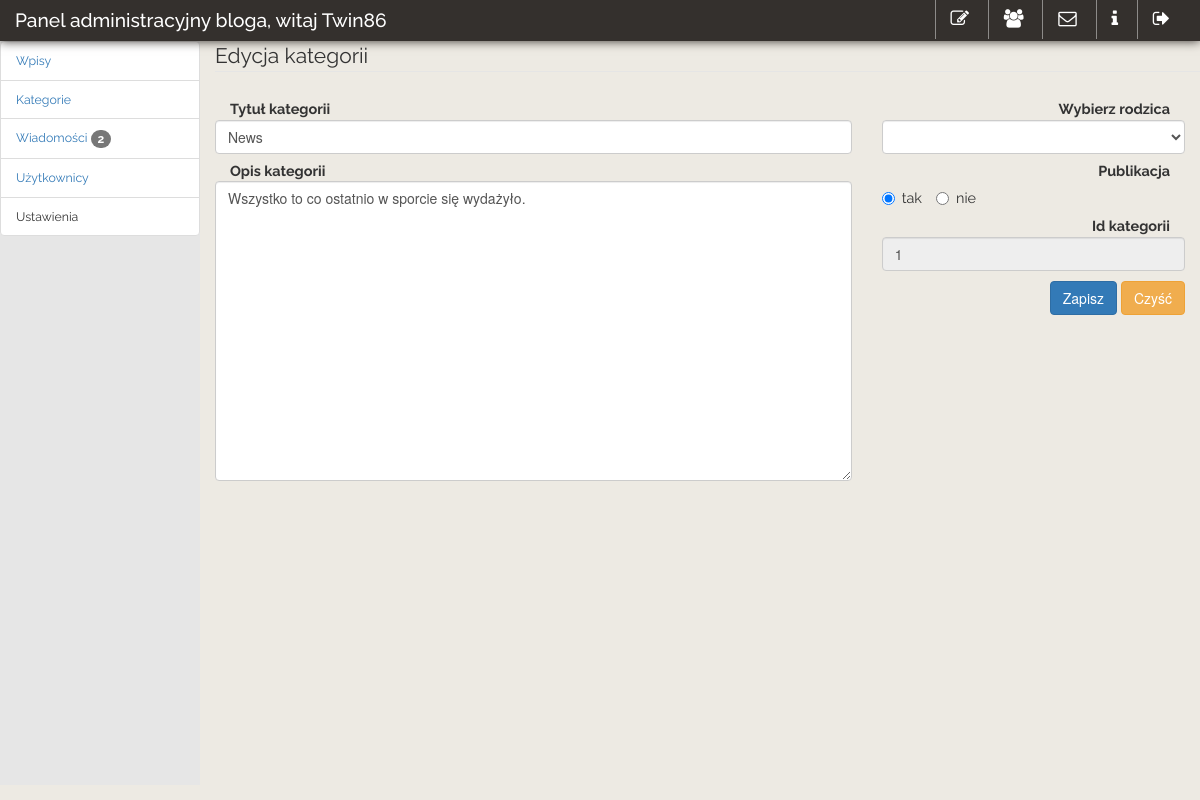
/admin_blog/editor_panel.php?module=dodaj_kategorie&edit=true&id=1 (signed in), run on the app's committed database.
### tables this page shows
CREATE TABLE IF NOT EXISTS `kategorie` (
  `id_kategori` int(6) NOT NULL AUTO_INCREMENT,
  `title` varchar(60) NOT NULL,
  `opis` text,
  `on_off` int(1) NOT NULL,
  `parent` int(6) NOT NULL DEFAULT '0',
  PRIMARY KEY (`id_kategori`),
  UNIQUE KEY `id_kategori_UNIQUE` (`id_kategori`)
);

### admin_blog/szablony/_category_add_edit.php (the view, shortened to what this page needs)
<?php
if ($_SERVER['REQUEST_METHOD'] == 'GET') {
    if (isset($_GET["edit"]) && $_GET["edit"] == true) {
        $sql = 'select kategorie.id_kategori as "id", kategorie.title as "tytul" ,kategorie.opis as "tresc",kategorie.on_off as "is_on" , kategorie.parent from kategorie where kategorie.id_kategori = ' . $_GET["id"];
        $conn = Connect_to_server();
        $wynik = $conn->query($sql);
        if ($conn->error) {
            printf("Errormessage: %s\n", $conn->error);
        } else {
            if ($wynik->num_rows > 0) {
                while ($row = $wynik->fetch_assoc()) {
                    $tablica [] = $row;
                }
            }
        }
    }
}
?>
<form action="editor_panel.php?module=dodaj_kategorie" method="POST" enctype="multipart/form-data" class="form-horizontal">
    <fieldset>
        <div class="row">
            <legend>Edycja kategorii</legend>
            <div class="col-md-8 label-left">
                <div class="form-group">
                    <label class="col-md-12 control-label" for="title_fild">Tytuł kategorii</label>
                    <input id="title_fild" name="title_fild" type="text" placeholder="podaj tytuł kategorii"
                           class="form-control input-md" required=""
                           value="<?php if (isset($tablica)) echo $tablica[0]["tytul"]; ?>">
                </div>
                <div class="form-group">
                    <label class="col-md-12 control-label" for="text_zone">Opis kategorii</label>
                    <textarea class="form-control" id="text_zone" name="text_zone"
                              placeholder="miejsce na opis kategorii"><?php if (isset($tablica)) echo $tablica[0]["tresc"]; ?></textarea>
                </div>
            </div>
            <div class="col-sm-4">
                <div class="form-group">
                    <label class="col-md-12 control-label" for="select_parent">Wybierz rodzica</label>
                    <select id="select_parent" name="select_parent" class="form-control">
                        <?php
                        $conn = Connect_to_server();
                        $sql = "SELECT id_kategori, title, parent FROM kategorie";
                        $wynik = $conn->query($sql);
                        if ($wynik->num_rows > 0) {
                            if (isset($tablica)) echo '<option value="' . $tablica[0]["id"] . '">' . $tablica[0]["title"] . '</option>';
                            else echo '<option value="0">brak rodzica</option>';
                            while ($row = $wynik->fetch_assoc()) {
                                if (isset($tablica)) {
                                    if ($row["id_kategori"] !== $tablica[0]["kat_id"]) {
                                        echo '<option value="' . $row["id_kategori"] . '">' . $row["title"] . '</option>';
                                    }
                                } else echo '<option value="' . $row["id_kategori"] . '">' . $row["title"] . '</option>';
                            }
                        } else {
                            echo '<option value="default">default</option>';
                        }
                        ?>
                    </select>
                </div>
                <div class="form-group">
                    <label class="col-md-12 control-label" for="off_on_box">Publikacja</label>
                    <label class="radio-inline" for="off_on_box-0">
                        <input type="radio" name="off_on_box" id="off_on_box-0" value="1" <?php if (isset($tablica)) {
                            if ($tablica[0]["is_on"] == "1") echo 'checked="checked"';
                        } else echo 'checked="checked"'; ?>>
                        tak
                    </label>
                    <label class="radio-inline" for="off_on_box-1">
                        <input type="radio" name="off_on_box" id="off_on_box-1"
                               value="0" <?php if (isset($tablica)) if ($tablica[0]["is_on"] == "0") echo 'checked="checked"'; ?>>
                        nie
                    </label>
                </div>
                <div class="form-group">
                    <label class="col-md-12 control-label" for="id_fild">Id kategorii</label>
                    <input id="id_fild" name="id_fild" type="text"
                           value="<?php if (isset($tablica)) echo $tablica[0]["id"]; else echo 'default'; ?>"
                           class="form-control input-md"
                           readonly="" required="">
                </div>
                <div class="form-group button-group">
                    <button type="submit" class="btn btn-primary">Zapisz</button>
                    <button type="reset" class="btn btn-warning">Czyść</button>
                </div>
            </div>
        </div>
    </fieldset>
</form>

### admin_blog/css/admin_theme.css (style rules this page uses)
body, html { height: 100%; font-size: 0.95em; }
.top-area, .mid-left-area, label, legend, .info-page { font-family: 'Raleway', sans-serif; }
.mid-center-area legend { margin-left: 15px; width: auto; }
.mid-center-area form .form-group { margin: inherit; }
.mid-center-area form textarea { min-height: 300px; max-height: 500px; }
.mid-center-area form .label-left label.control-label { text-align: left; }
.mid-center-area .button-group { padding-top: 10px; padding-bottom: 10px; text-align: right; }
div { position: relative; }

### data on the page
kategorie: title_fild "News", text_zone "Wszystko to co ostatnio w sporcie się wydażyło.", on_off "☑ tak", on_off "☐ nie", id_fild "1"

### other printed values
$_SESSION["uzytkownik"] "Twin86"
$row["msg_unread"] "2"
